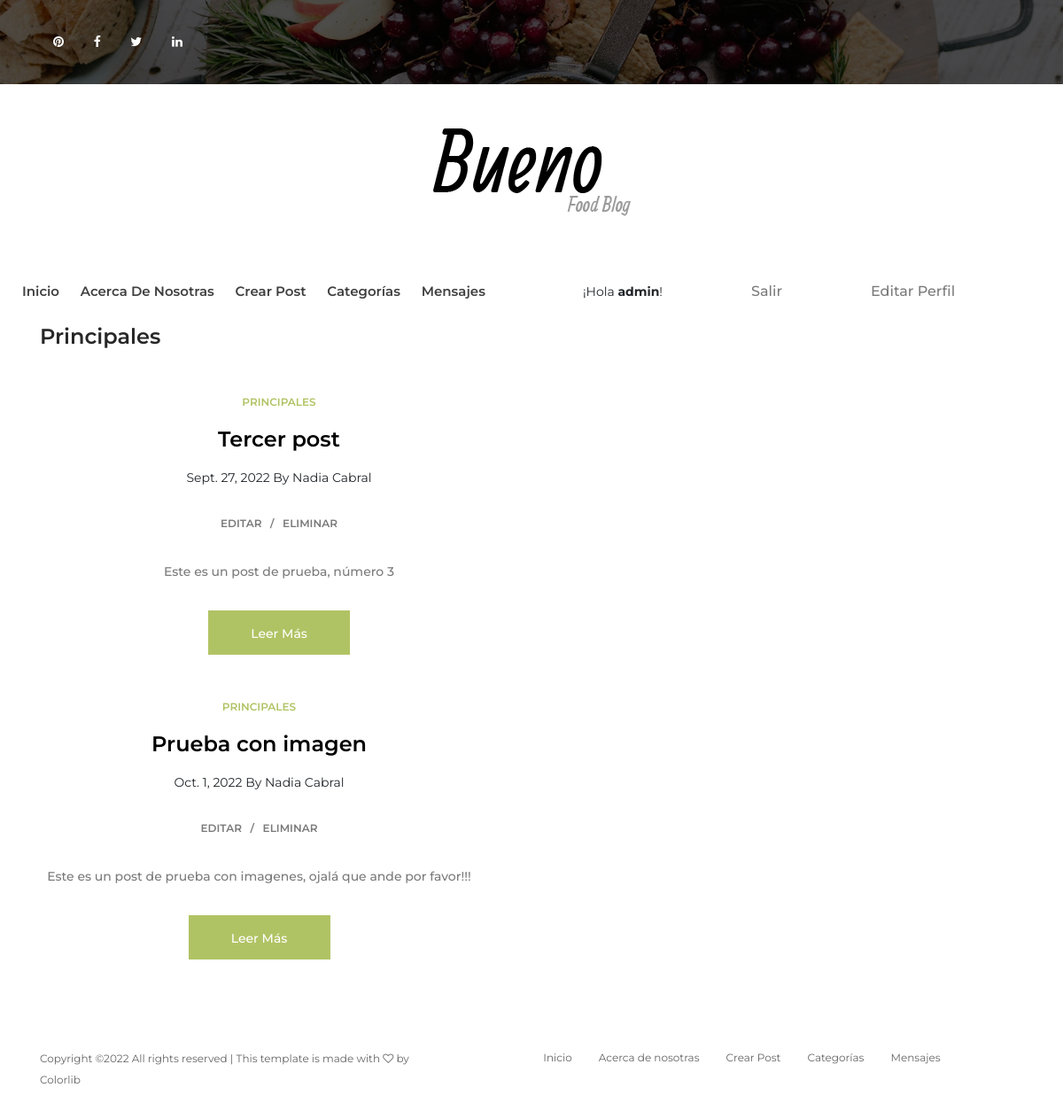
Before: /categorias/Principales/ (signed in) with the older database file.
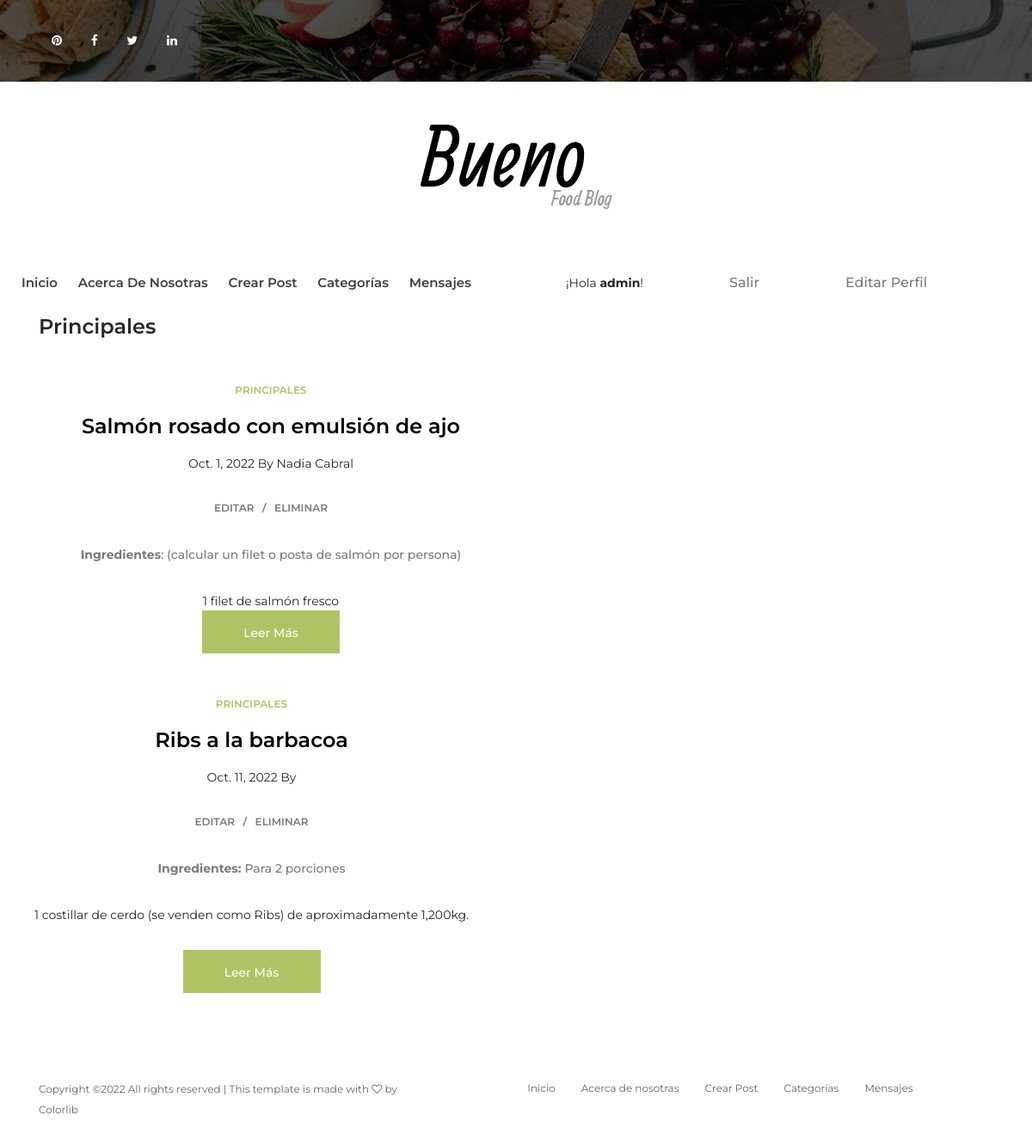
After: the same page with the newer database file.
### AppBlog/models.py (models this page shows, shortened)
class Post(models.Model):
    titulo = models.CharField(max_length=100)
    subtitulo = models.CharField(max_length=120)
    autor = models.ForeignKey(User, on_delete=models.CASCADE)
    cuerpo = RichTextField(blank=True, null=True)
    fecha_post = models.DateField(auto_now_add=True)
    categoria = models.CharField(max_length=100, default='postres')
    imagen_post = models.ImageField(null=True, blank=True, upload_to='imagenes/')

### AppBlog/views.py (the view)
# urls.py: path('categorias/<str:opciones>/', VerCategoria, name='categoria'),
def VerCategoria(request, opciones):
	categorias_posts = Post.objects.filter(categoria=opciones)
	return render (request, 'categorias.html', {'opciones': opciones.title(), 'categorias_posts': categorias_posts})

### AppBlog/templates/categorias.html (shortened to what this page needs)
{% extends 'padre.html' %}
{% load static %}
{% block post %}
{% if categorias_posts %}
<div class="container">
    <h4>{{ opciones }}</h4>
            {% for post in categorias_posts %}
                <div class="row align-items-center">
                    <div class="col-12 col-md-6">
                        <div class="big-post-content text-center mb-50">
                            <a href="{% url 'categoria' post.categoria %}" class="post-tag">{{ post.categoria }}</a>
                            <a href="{% url 'articulo' post.pk %}" class="post-title">{{ post.titulo }}</a>
                            <div class="post-meta">
                                <span class="post-date">{{ post.fecha_post }}</span>
                                <span class="post-author">By {{ post.autor.first_name }} {{ post.autor.last_name }}</span>
                            </div>
                            <div class="post-meta">
                                <a href="{% url 'editarPost' post.pk %}" class="post-date">Editar</a>
                                <a href="{% url 'eliminarPost' post.pk %}" class="post-author">Eliminar</a>
                            </div>
                            <p> {{ post.cuerpo|slice:':150'|safe }}</p>
                            <a href="{% url 'articulo' post.pk %}" class="btn bueno-btn">Leer más</a>
                        </div>
                    </div>
                </div>
        </div>
                {% endfor %}
            {% else %}
            <h2>No hay nada en esta categoría aún</h2>
            {% endif %}
{% endblock %}

### AppBlog/templates/padre.html (shortened to what this page needs)
<!DOCTYPE html>
<html lang="en">
<head>
    {% load static %}
    <link rel="stylesheet" href="{% static 'style.css' %}">
</head>
<body>
    <header class="header-area">
        <div class="top-header-area bg-img bg-overlay" style="background-image: url({% static 'img/bg-img/header.jpg' %});">
            <div class="container h-100">
                <div class="row h-100 align-items-center justify-content-between">
                    <div class="col-12 col-sm-6">
                        <div class="top-social-info">
                            <a href="https://ar.pinterest.com/" data-toggle="tooltip" data-placement="bottom" title="Pinterest"><i class="fa fa-pinterest" aria-hidden="true"></i></a>
                            <a href="https://www.facebook.com/" data-toggle="tooltip" data-placement="bottom" title="Facebook"><i class="fa fa-facebook" aria-hidden="true"></i></a>
                            <a href="https://twitter.com/" data-toggle="tooltip" data-placement="bottom" title="Twitter"><i class="fa fa-twitter" aria-hidden="true"></i></a>
                            <a href="https://www.linkedin.com/" data-toggle="tooltip" data-placement="bottom" title="Linkedin"><i class="fa fa-linkedin" aria-hidden="true"></i></a>
                        </div>
                    </div>
                </div>
            </div>
        </div>
        <div class="logo-area">
            <a href="index.html"><img src="{% static 'img/core-img/logo.png' %}" alt=""></a>
        </div>
        <div class="bueno-main-menu" id="sticker">
            <div class="classy-nav-container breakpoint-off">
                <div class="container-fluid">
                    <nav class="classy-navbar justify-content-between" id="buenoNav">
                        <div class="classy-menu">
                            <div class="classynav">
                                <ul>
                                    <li><a href="{% url 'inicio' %}">Inicio</a></li>
                                    <li><a href="{% url 'about' %}">Acerca de nosotras</a></li>
                                    <li><a href="{% url 'crearPost' %}">Crear Post</a></li>
                                    <li><a href="{% url 'listaCategorias' %}">Categorías</a></li>
                                    <li><a href="{% url 'inbox' %}">Mensajes</a></li>
                                </ul>
                                {% if user.is_authenticated %}
                                <div class="login-area">
                                    <span>¡Hola <strong>{{user.username}}</strong>!</span>
                                </div>
                                <div class="login-area">
                                    <a href="{% url 'logout' %}">Salir</a>
                                </div>
                                <div class="login-area">
                                    <a href="{% url 'editarPerfilUsuario' %}">Editar Perfil</a>
                                </div>
                                {% endif %}
                            </div>
                        </div>
                    </nav>
                </div>
            </div>
        </div>
    </header>
    {% block post %}{% endblock %}
    <footer class="footer-area">
        <div class="container">
            <div class="row">
                <div class="col-12 col-sm-5">
                    <p class="copywrite-text"><a href="#">
Copyright &copy;<script>document.write(new Date().getFullYear());</script> All rights reserved | This template is made with <i class="fa fa-heart-o" aria-hidden="true"></i> by <a href="https://colorlib.com" target="_blank">Colorlib</a>
</p>
                </div>
                <div class="col-12 col-sm-7">
                    <div class="footer-nav">
                        <ul>
                            <li><a href="{% url 'inicio' %}">Inicio</a></li>
                            <li><a href="{% url 'about' %}">Acerca de nosotras</a></li>
                            <li><a href="{% url 'crearPost' %}">Crear Post</a></li>
                            <li><a href="{% url 'listaCategorias' %}">Categorías</a></li>
                            <li><a href="{% url 'inbox' %}">Mensajes</a></li>
                        </ul>
                    </div>
                </div>
            </div>
        </div>
    </footer>
</body>
</html>

### AppBlog/static/style.css (style rules this page uses)
* { margin: 0; padding: 0; }
body { font-family: "Montserrat", sans-serif; font-size: 14px; }
h1, h2, h3, h4, h5, h6 { font-family: "Montserrat", sans-serif; color: #272727; line-height: 1.3; font-weight: 600; }
p { font-family: "Montserrat", sans-serif; color: #7a7a7a; font-size: 14px; line-height: 2; font-weight: 500; }
a, a:hover, a:focus { -webkit-transition-duration: 500ms; transition-duration: 500ms; text-decoration: none; outline: 0 solid transparent; color: #000000; font-weight: 600; font-size: 16px; font-family: "Montserrat", sans-serif; }
ul, ol { margin: 0; }
ul li, ol li { list-style: none; }
img { height: auto; max-width: 100%; }
.mb-50 { margin-bottom: 50px !important; }
.bg-img { background-position: center center; background-size: cover; background-repeat: no-repeat; }
.bg-overlay { position: relative; z-index: 2; background-position: center center; background-size: cover; }
.bg-overlay::after { background-color: rgba(0, 0, 0, 0.69); position: absolute; z-index: -1; top: 0; left: 0; width: 100%; height: 100%; content: ""; }
.bueno-btn { background-color: #b0c364; -webkit-transition-duration: 500ms; transition-duration: 500ms; position: relative; z-index: 1; display: inline-block; min-width: 160px; height: 50px; color: #ffffff; border-radius: 0; padding: 0 30px; font-size: 14px; line-height: 50px; font-weight: 500; text-transform: capitalize; }
.header-area { position: relative; z-index: 1000; width: 100%; }
.header-area .top-header-area { position: relative; z-index: 1; width: 100%; height: 95px; }
.header-area .top-header-area .top-social-info { position: relative; z-index: 1; }
.header-area .top-header-area .top-social-info a { color: #ffffff; font-size: 14px; padding: 0 15px; }
.header-area .logo-area { position: relative; z-index: 1; padding: 50px 30px; text-align: center; }
.header-area .logo-area a { display: inline-block; }
.header-area .bueno-main-menu { position: relative; width: 100%; height: 70px; }
.header-area .bueno-main-menu .classy-navbar { height: 70px; padding: 0; }
.header-area .bueno-main-menu .classy-navbar .classynav ul li a { font-weight: 600; text-transform: capitalize; font-size: 15px; padding: 0 10px; color: #404040; }
.header-area .bueno-main-menu .login-area { position: relative; z-index: 1; margin-left: 100px; }
.header-area .bueno-main-menu .login-area a { display: inline-block; font-weight: 500; color: #7a7a7a; font-size: 16px; }
.big-post-content { position: relative; z-index: 1; }
.big-post-content p { margin-bottom: 30px; }
.big-post-content .post-tag { font-size: 12px; font-weight: 600; color: #b0c364; text-transform: uppercase; margin-bottom: 15px; display: block; -webkit-transition-duration: 500ms; transition-duration: 500ms; }
.big-post-content .post-title { display: block; font-size: 24px; margin-bottom: 15px; -webkit-transition-duration: 500ms; transition-duration: 500ms; }
.big-post-content .post-meta { position: relative; z-index: 1; margin-bottom: 30px; }
.big-post-content .post-meta a { -webkit-transition-duration: 500ms; transition-duration: 500ms; position: relative; z-index: 1; display: inline-block; color: #7a7a7a; font-size: 12px; font-weight: 600; text-transform: uppercase; }
.big-post-content .post-meta a:first-child { margin-right: 20px; }
.big-post-content .post-meta a:first-child::after { position: absolute; z-index: 5; top: 0; right: -14px; content: "/"; }
.footer-area { position: relative; z-index: 1; padding: 50px 0; }
.footer-area .copywrite-text { font-size: 12px; margin-bottom: 0; color: #666666; font-weight: 400; }
.footer-area .copywrite-text a { color: #666666; font-size: 12px; font-weight: 400; }
.footer-area .footer-nav { position: relative; z-index: 1; display: block; }
.footer-area .footer-nav ul { display: -webkit-box; display: -ms-flexbox; display: flex; -webkit-box-align: center; -ms-flex-align: center; -ms-grid-row-align: center; align-items: center; -webkit-box-pack: center; -ms-flex-pack: center; justify-content: center; }
.footer-area .footer-nav li a { position: relative; z-index: 1; color: #666666; font-size: 12px; margin: 0 10px; font-weight: 400; padding: 0 5px; }
.footer-area .footer-nav li a::after { -webkit-transition-duration: 500ms; transition-duration: 500ms; width: 100%; height: 3px; background-color: #b0c364; bottom: -8px; left: 0; right: 0; z-index: -1; position: absolute; content: ''; visibility: hidden; opacity: 0; }

Changed rows visible on the page:
removed Post: categoria "PRINCIPALES", titulo "Tercer post", fecha_post "Sept. 27, 2022", autor.first_name "Nadia", autor.last_name "Cabral", cuerpo "Este es un post de prueba, número 3"
changed Post "Nadia": titulo "Prueba con imagen" → "Salmón rosado con emulsión de ajo"; cuerpo "Este es un post de prueba con imagenes, ojalá que ande por favor!!!" → "Ingredientes : (calcular un filet o posta de salmón por persona) 1 filet de salmón fresco"
added Post: categoria "PRINCIPALES", titulo "Ribs a la barbacoa", fecha_post "Oct. 11, 2022", cuerpo "Ingredientes: Para 2 porciones 1 costillar de cerdo (se venden como Ribs) de aproximadamente 1,200kg."
